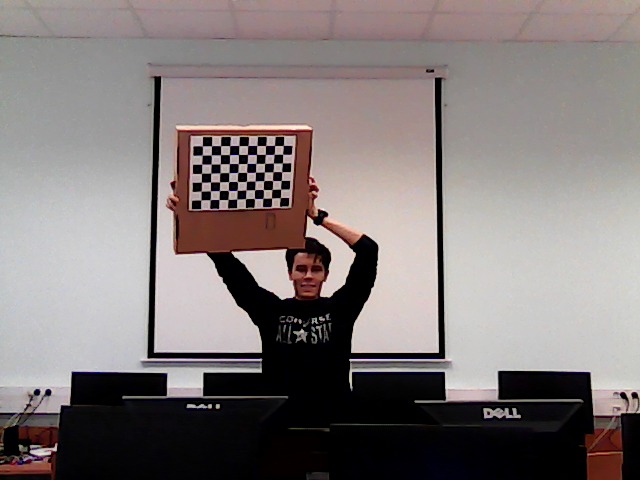
%> input picture cam_1 (10).png, 640 x 480 px
$ octave ImageSegmentationColor.m   (GNU Octave 9; MATLAB toolbox functions it lacks are replaced by stand-ins)
%> lines starting %> are read from the running program, lines starting %| are printed output that depends on the picture
%% RESET_WORKING_SPACE

% Clear command window.
clc;

% Erase all existing variables.
clear all;

% Close all figures.
close all;

%% IMAGE_ACQUISITION

% Acquire an image from the workspace.
img_orig = imread('cam_1 (10).png');
%> img_orig is the input picture: size 480x640x3 uint8; mean R, G, B 130.4, 122.5, 121.8

% Preview it.
set(gcf,'position',get(0,'screensize')) % Max figure 1 size
figure(1);
subplot(3,3,1);
imshow(img_orig);
title('Original Image');

% Clear out the noise.
img_orig(:,:,1) = medfilt2(img_orig(:,:,1), [3 3]);
img_orig(:,:,2) = medfilt2(img_orig(:,:,2), [3 3]);
img_orig(:,:,3) = medfilt2(img_orig(:,:,3), [3 3]);

% Preview it.
figure(1);
subplot(3,3,2);
imshow(img_orig);
title('Noise Filtered');


% Copy of the original image for later transformations.
img = img_orig;

%% MAKE_IMAGE_CONTINUOUS

% Transforming to HSV
hsv = rgb2hsv(img);
%> hsv: size 480x640x3 double; mean H, S, V 0.329, 0.203, 0.515

% Seperating its channels
h = hsv(:, :, 1);
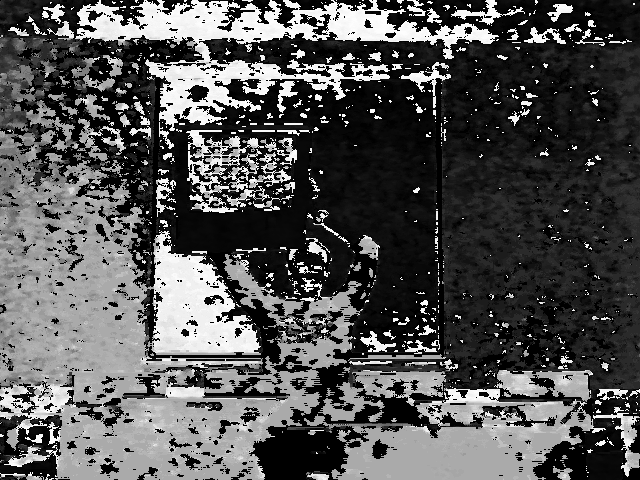
%> h: size 480x640 double; min 0, max 0.998, mean 0.329
s = hsv(:, :, 2);
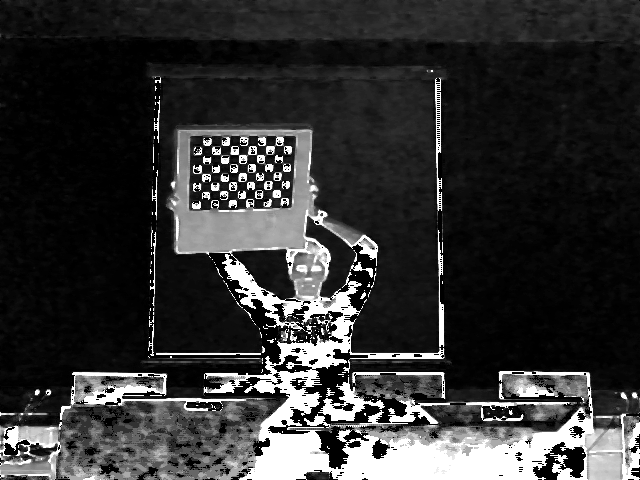
%> s: size 480x640 double; min 0, max 1, mean 0.203
v = hsv(:, :, 3);
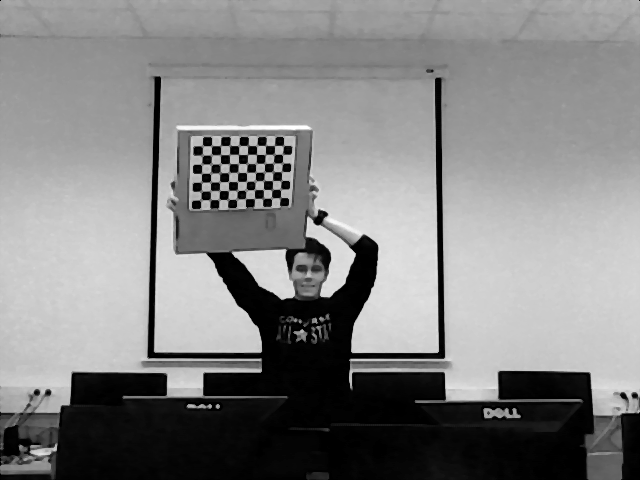
%> v: size 480x640 double; min 0, max 1, mean 0.515

% Blur h and s channels.
% Don't blur v channel so the image doesn't look blurred.
s = conv2(s, ones(3)/9, 'same');
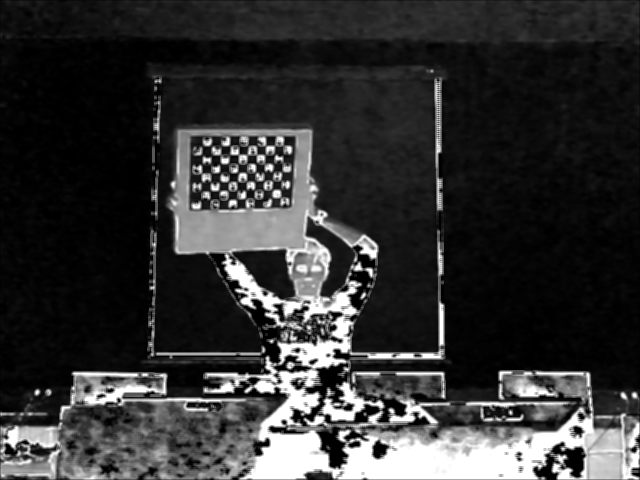
%> s: size 480x640 double; min 0, max 1, mean 0.203; mean of the top-left, top-right, bottom-left and bottom-right quarters 0.141, 0.0932, 0.279, 0.297
h = conv2(h, ones(3)/9, 'same');
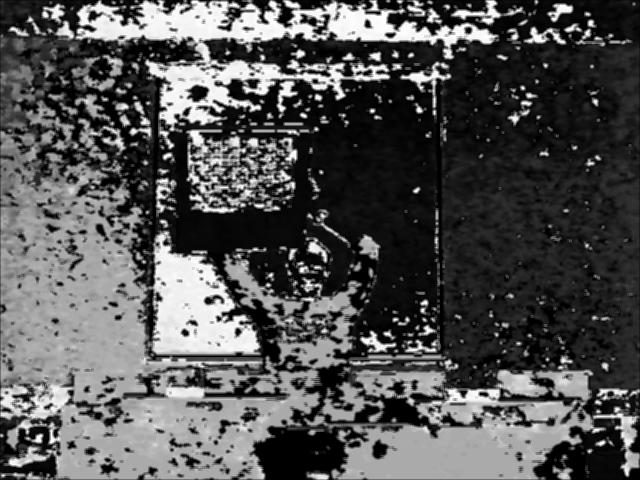
%> h: size 480x640 double; min 0, max 0.995, mean 0.329

% Recombine.
hsv = cat(3, h, s, v);
%> hsv: size 480x640x3 double; mean H, S, V 0.329, 0.203, 0.515
rgbImage = hsv2rgb(hsv);
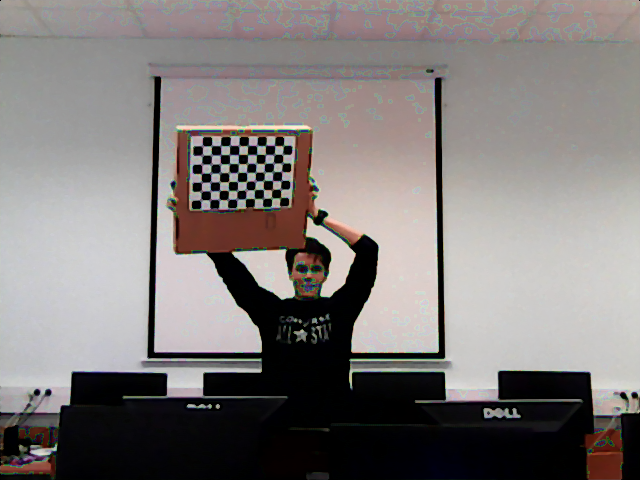
%> rgbImage: size 480x640x3 double; mean R, G, B 0.504, 0.485, 0.48; drawn with min black and max white

% Preview it
figure(1);
subplot(3,3,3);
imshow(rgbImage);
title('Modified');

%% HSV_COLORSPACE

% Transform to HSV.
img_hsv = rgbImage;
hsv = rgb2hsv(img_hsv);
%> hsv: size 480x640x3 double; mean H, S, V 0.325, 0.195, 0.515

% Preview it.
figure(1);
subplot(3,3,4);
imshow(hsv);
title('HSV');

%% YCBCR_COLORSPACE

% Transform to YCbCr.
img_ycbcr = rgbImage;
%> (the run ends here)

$ run again, with cam_0 (10).png copied over cam_1 (10).png
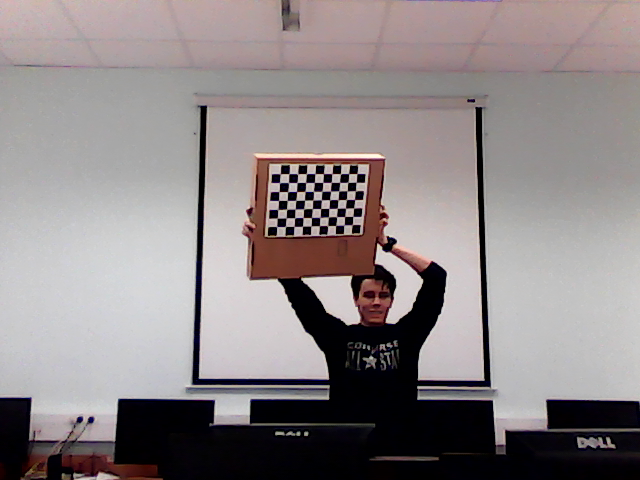
%> input picture cam_0 (10).png, 640 x 480 px
%> img_orig is the input picture: size 480x640x3 uint8; mean R, G, B 141.5, 133.8, 134.7
%> `h = conv2(h, ones(3)/9, 'same');`:
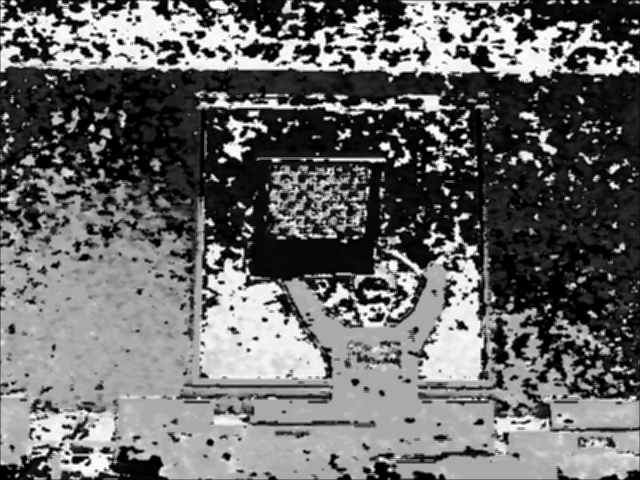
%> h: size 480x640 double; min 0, max 0.995, mean 0.414
%> `rgbImage = hsv2rgb(hsv);`:
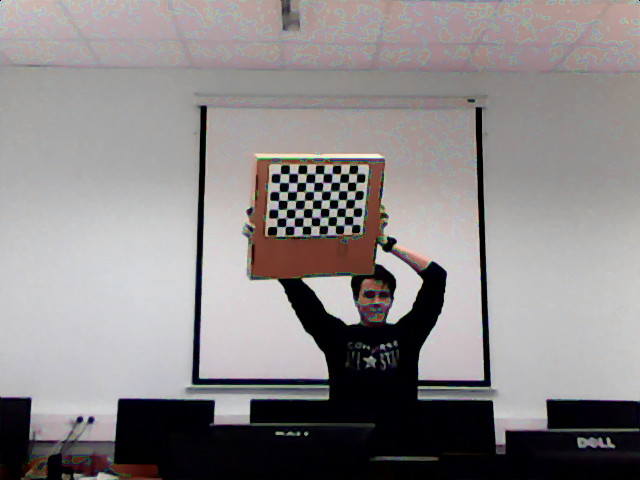
%> rgbImage: size 480x640x3 double; mean R, G, B 0.547, 0.531, 0.532; drawn with min black and max white

$ run again, with cam_0.png copied over cam_1 (10).png
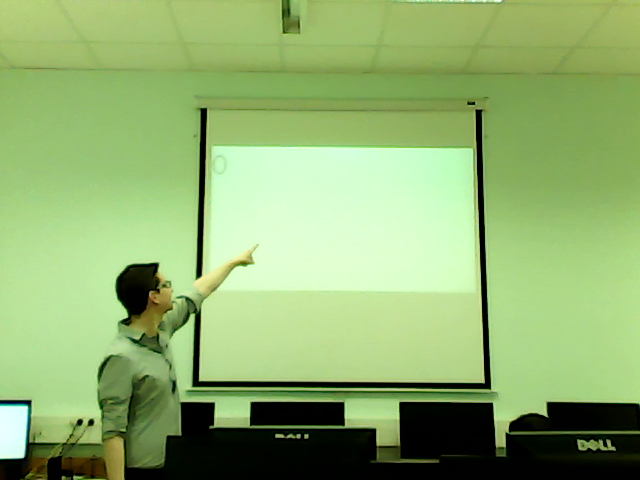
%> input picture cam_0.png, 640 x 480 px
%> img_orig is the input picture: size 480x640x3 uint8; mean R, G, B 143.1, 175, 110.7
%> `v = hsv(:, :, 3);`:
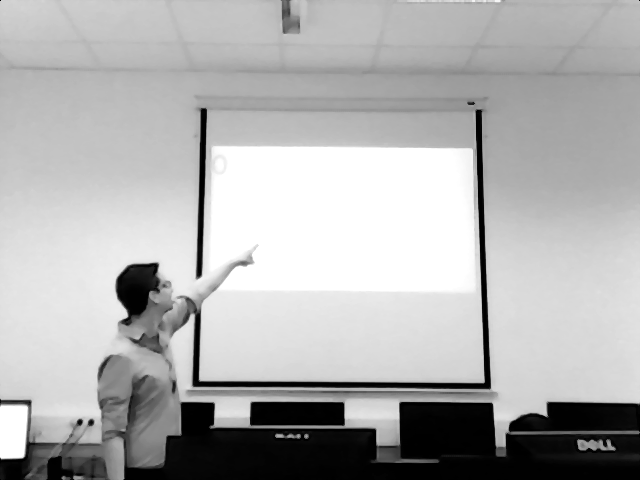
%> v: size 480x640 double; min 0, max 1, mean 0.687
%> `s = conv2(s, ones(3)/9, 'same');`:
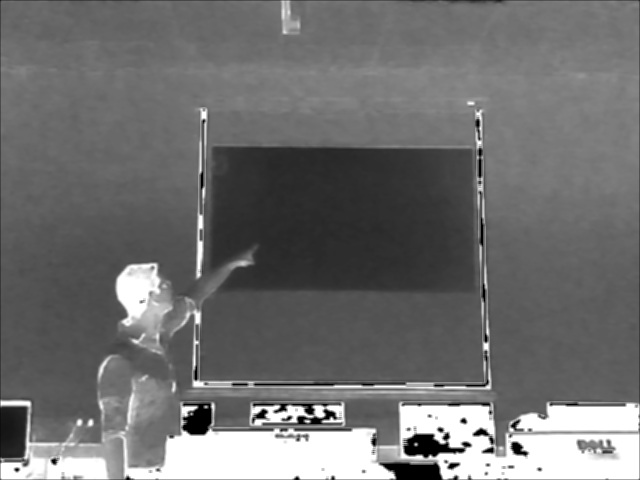
%> s: size 480x640 double; min 0, max 1, mean 0.44

$ run again, with cam_1.png copied over cam_1 (10).png
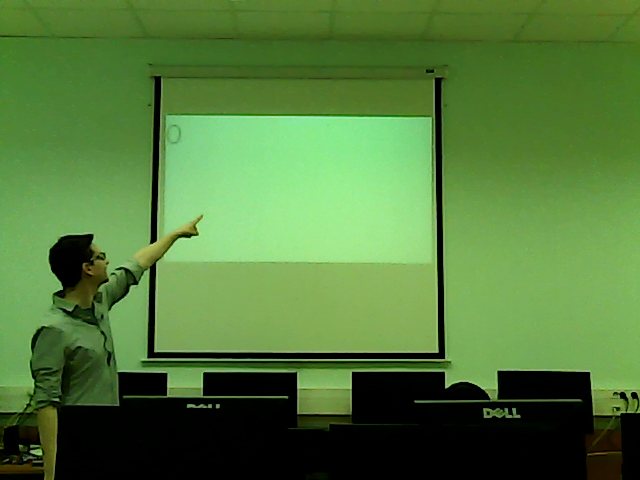
%> input picture cam_1.png, 640 x 480 px
%> img_orig is the input picture: size 480x640x3 uint8; mean R, G, B 81.9, 121.9, 58.6
%> `v = hsv(:, :, 3);`:
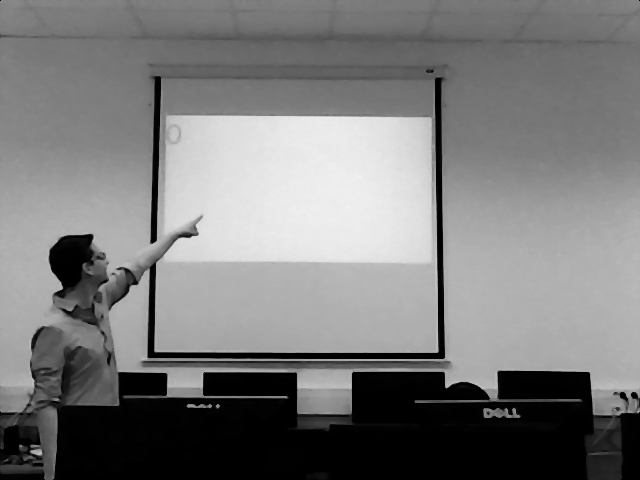
%> v: size 480x640 double; min 0, max 0.945, mean 0.478
%> `s = conv2(s, ones(3)/9, 'same');`:
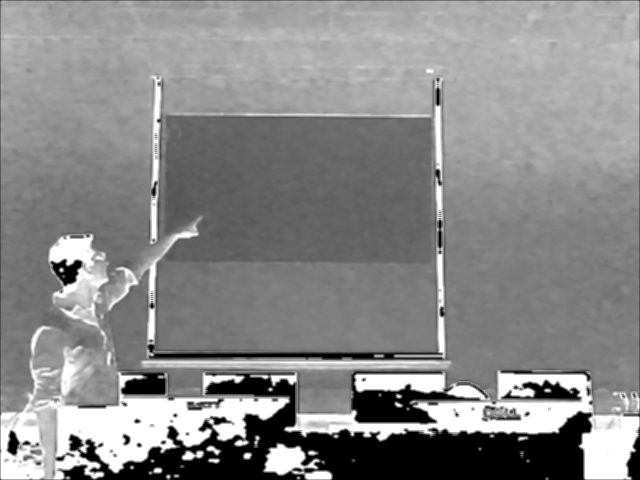
%> s: size 480x640 double; min 0, max 1, mean 0.538
